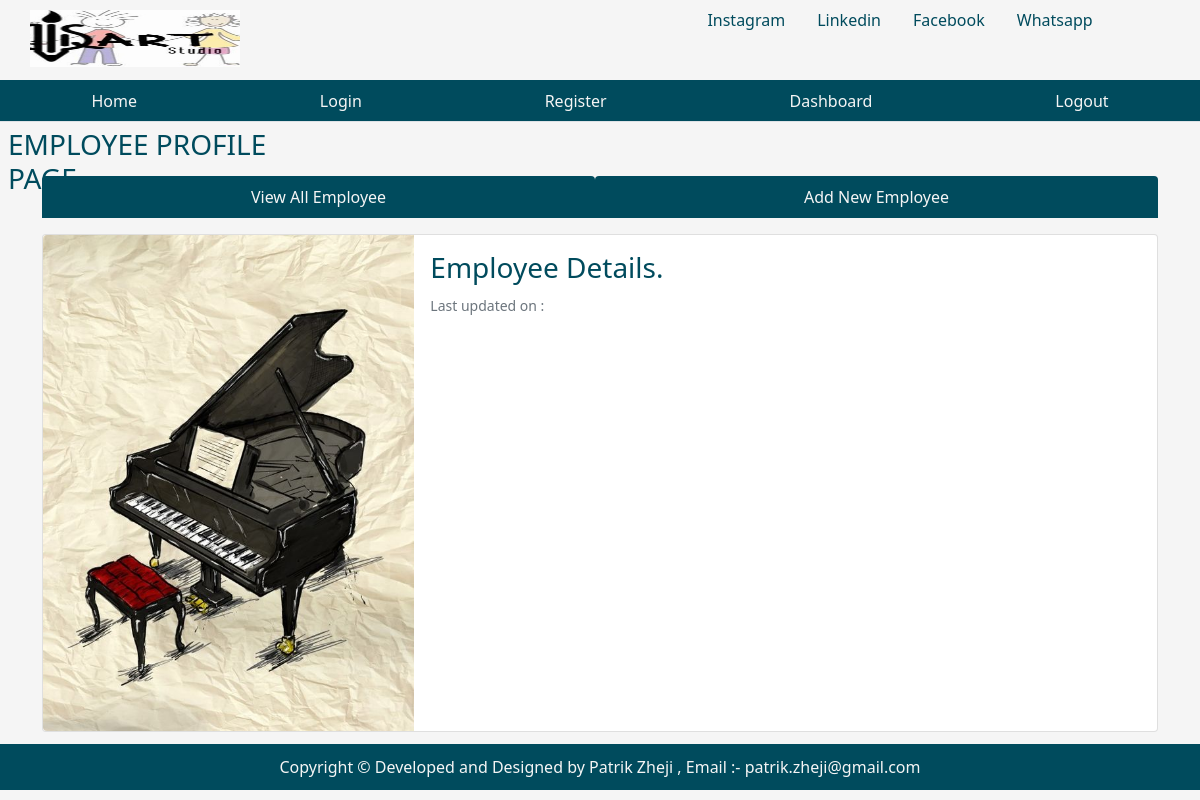
/singleemployee/1, run on an earlier commit of the app's database.
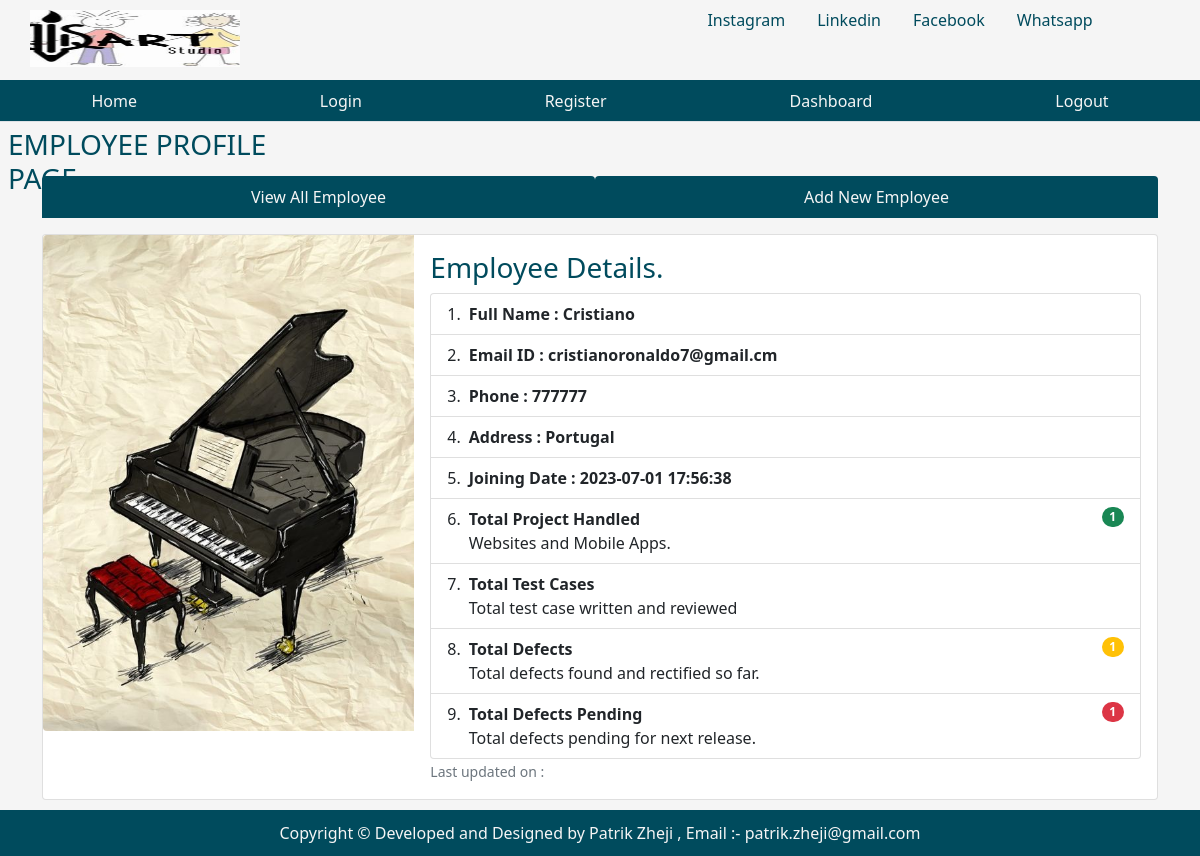
And on a later commit of the database.
### tables this page shows
CREATE TABLE emp ( empid integer AUTO_INCREMENT PRIMARY KEY , name text not null, email text, phone integer,
address text, joining_date timestamp DEFAULt CURRENT_TIMESTAMP, total_projects integer default 1, total_test_Case
integer DEFAULT 1, total_defects_found integer DEFAUlT 1, total_defects_pending integer DEFAULT 1);

### app.py (the view)
@app.route('/singleemployee/<int:empid>')
def singleemployee(empid):
    user = get_current_user()
    db = get_database()
    emp_cur = db.execute('SELECT * FROM emp WHERE empid = ?', [empid])
    single_emp = emp_cur.fetchone()
    return render_template('singleemployee.html', user=user, single_emp=single_emp)

### app.py (called while the page is built)
@app.teardown_appcontext
def close_database(eror):
    if hasattr(g, 'crudapplication_db'):
        g.crudapplication_db.close()

def get_current_user():
    user = None
    if 'user' in session:
        user = session['user']
        db = get_database()
        user_cur = db.execute('SELECT * FROM users WHERE name = ?', [user])
        user = user_cur.fetchone()
    return user

### database.py (called while the page is built)
def connect_to_database():
    sql = sqlite3.connect('/Users/patrikzheji/Desktop/Final-Project-Website-Qendra/Final_project_Holberton/crudapplication.db')
    sql.row_factory = sqlite3.Row
    return sql

def get_database():
    if not hasattr(g, 'crudapplication_db'):
        g.crudapplication_db = connect_to_database()
    return g.crudapplication_db

### templates/singleemployee.html (shortened to what this page needs)
{% from "showlinks.html" import show_links, showsocialmedialinks %}
<!DOCTYPE html>
<html lang="en">
<head>
    <link href="https://cdn.jsdelivr.net/npm/bootstrap@5.1.3/dist/css/bootstrap.min.css" rel="stylesheet">
    <link rel="stylesheet" href="{{ url_for('static', filename='singleemp.css') }}" type = "text/css">
</head>
<body>
      <div class="parent">
        <div class="child child1">
          <img src="static/qartstudiologo.png" alt="Logo">
        </div>
        <div class="child child2">
          {{ showsocialmedialinks() }}
        </div>
        <div class="child child3">
          {{ show_links() }}
      </div>
        <div class="child child4">
          <h3 class="m-2">EMPLOYEE PROFILE PAGE</h3>
      </div>
      <div class="child child5" style="color:rgb(0, 75, 93);">
      </div>
        <div class="child child6 container">
            <ul class="nav nav-tabs nav-fill mb-3">
                <li class="nav-item">
                  <a class="nav-link" style=" background-color:rgb(0, 75, 93); color:whitesmoke;"  href="dashboard.html">View All Employee</a>
                </li>
                <li class="nav-item">
                  <a class="nav-link" style=" background-color:rgb(0, 75, 93); color:whitesmoke;"  href="addnewemployee.html">Add New Employee</a>
                </li>
              </ul>
            <div class="centercontent">
                <div class="card">
                    <div class="row g-0">
                      <div class="col-md-4">
                        <img src="{{ url_for('static', filename='qartstudiophoto.jpeg')}}" class="img-fluid rounded-start" alt="employee image">
                      </div>
                      <div class="col-md-8">
                        <div class="card-body">
                          <h3 class="card-title">Employee Details.</h3>
                          {% if single_emp %}
                          <ul class="list-group list-group-numbered">
                            <li class="list-group-item d-flex justify-content-between align-items-start">
                              <div class="ms-2 me-auto">
                                <div class="fw-bold">Full Name : {{single_emp['name']}}</div>
                              </div>
                            <li class="list-group-item d-flex justify-content-between align-items-start">
                              <div class="ms-2 me-auto">
                                <div class="fw-bold">Email ID : {{single_emp['email']}}</div>
                                </div>
                            <li class="list-group-item d-flex justify-content-between align-items-start">
                              <div class="ms-2 me-auto">
                                <div class="fw-bold">Phone : {{single_emp['phone']}}</div>
                                </div>
                              <li class="list-group-item d-flex justify-content-between align-items-start">
                                <div class="ms-2 me-auto">
                                  <div class="fw-bold">Address : {{single_emp['address']}}</div>
                                    </div>
                              </li>
                              <li class="list-group-item d-flex justify-content-between align-items-start">
                                <div class="ms-2 me-auto">
                                  <div class="fw-bold">Joining Date : {{single_emp['joining_date']}}</div>
                                </div>
                              </li>
                              <li class="list-group-item d-flex justify-content-between align-items-start">
                                <div class="ms-2 me-auto">
                                  <div class="fw-bold">Total Project Handled</div>
                                  Websites and Mobile Apps.
                                </div>
                                <span class="badge bg-success rounded-pill">{{single_emp['total_projects']}}</span>
                              </li>
                              <li class="list-group-item d-flex justify-content-between align-items-start">
                                <div class="ms-2 me-auto">
                                  <div class="fw-bold">Total Test Cases</div>
                                  Total test case written and reviewed
                                </div>
                              </li>
                              <li class="list-group-item d-flex justify-content-between align-items-start">
                                <div class="ms-2 me-auto">
                                  <div class="fw-bold">Total Defects</div>
                                  Total defects found and rectified so far.
                                </div>
                                <span class="badge bg-warning rounded-pill">{{single_emp['total_defects_found']}}</span>
                              </li>
                              <li class="list-group-item d-flex justify-content-between align-items-start">
                                <div class="ms-2 me-auto">
                                  <div class="fw-bold">Total Defects Pending</div>
                                  Total defects pending for next release.
                                </div>
                                <span class="badge bg-danger rounded-pill">{{single_emp['total_defects_pending']}}</span>
                              </li>
                          </ul>
                          {% endif %}
                          <p class="card-text"><small class="text-muted">Last updated on : </small></p>
                        </div>
                      </div>
                    </div>
                  </div>
            </div>
        </div>
        <div class="child child7" style="background-color:rgb(0, 75, 93); color:whitesmoke;">
            <p class="p-3 text-center">Copyright &copy; Developed and Designed by Patrik Zheji , Email :- patrik.zheji@gmail.com</p>
        </div>
      </div>
</body>
</html>

### templates/showlinks.html
{% macro  show_links()  %}
    <ul class="nav nav-tabs nav-fill" style="background-color:rgb(0, 75, 93);">
        <li class="nav-item">
          <a class="nav-link" style="color:whitesmoke;" href="{{url_for('index')}}">Home</a>
        </li>
        <li class="nav-item">
          <a class="nav-link" style="color:whitesmoke;" href="{{url_for('login')}}">Login</a>
        </li>
        <li class="nav-item">
          <a class="nav-link" style="color:whitesmoke;" href="{{url_for('register')}}">Register</a>
        </li>
        <li class="nav-item">
            <a class="nav-link" style="color:whitesmoke;" href="{{url_for('dashboard')}}">Dashboard</a>
          </li>
        <li class="nav-item">
          <a class="nav-link"   style="color:whitesmoke;" href="{{url_for('index')}}">Logout</a>
        </li>
      </ul>
{% endmacro %}
{% macro showsocialmedialinks() %}
<ul class="nav justify-content-center">
    <li class="nav-item">
      <a class="nav-link"  style="color:rgb(0, 75, 93);"  href="https://www.instagram.com/qartstudio1/">Instagram</a>
    </li>
    <li class="nav-item">
      <a class="nav-link"  style="color:rgb(0, 75, 93);" href="#">Linkedin</a>
    </li>
    <li class="nav-item">
      <a class="nav-link"  style="color:rgb(0, 75, 93);" href="#">Facebook</a>
    </li>
    <li class="nav-item">
      <a class="nav-link"  style="color:rgb(0, 75, 93);" href="#">Whatsapp</a>
    </li>
</ul>
{% endmacro %}

### static/singleemp.css (style rules this page uses)
html, body { height: 100%; background-color:whitesmoke; color:rgb(0, 75, 93); }
.parent { height: 100%; display: grid; grid-template-columns: repeat(4, 1fr); grid-template-rows: 10% 5% 7% auto 7%; }
.child { margin-bottom: 10px; }
.child1 { grid-column: 1/2; grid-row: 1/2; }
.child2 { grid-column: 3/-1; grid-row: 1/2; }
.child3 { grid-column: 1/-1; grid-row: 2/3; }
.child4 { grid-column: 1/2; grid-row: 3/4; }
.child5 { grid-column: 4/5; grid-row: 3/4; text-align:center; }
.child6 { grid-column: 1/-1; grid-row: 4/5; }
.child7 { grid-column: 1/-1; grid-row: 5/6; }
.child.child1 img { width: 210px; height: 100px; margin-left: 30px; padding-top: 10px; padding-bottom: 33px; }
.child.child7 p { display: flex; justify-content: center; align-items: center; height: 100%; margin: 0; }

What changed in the data, as far as the page shows it:
added emp: name "Cristiano", email "cristianoronaldo7@gmail.cm", phone "777777", address "Portugal", joining_date "2023-07-01 17:56:38", total_projects "1", total_defects_found "1", total_defects_pending "1"
Also different on the page:
text now shown: "Full Name : Email ID : Phone : Address : Joining Date : Total Project Handled Websites and Mobile Apps. Total Test Cases Total test case written and reviewed Total Defects Total defects found and rectified so far. Total Defects Pending Total defects pending for next release."
